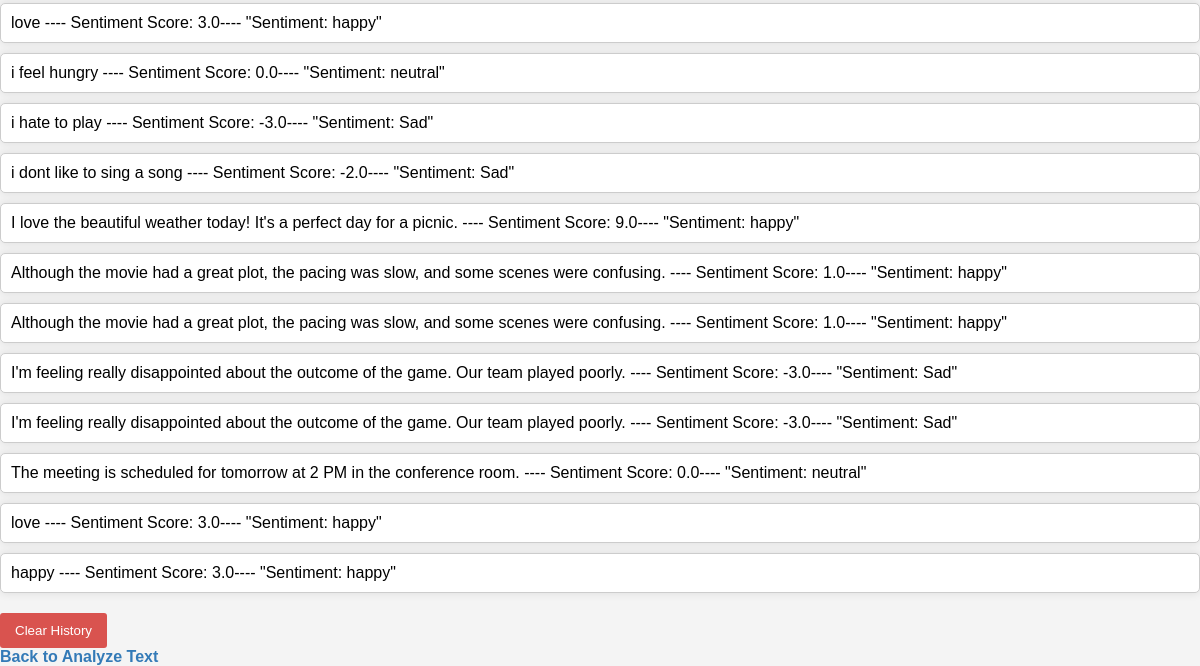
/sentiment/result/ (lower part), run on an earlier commit of the app's database.
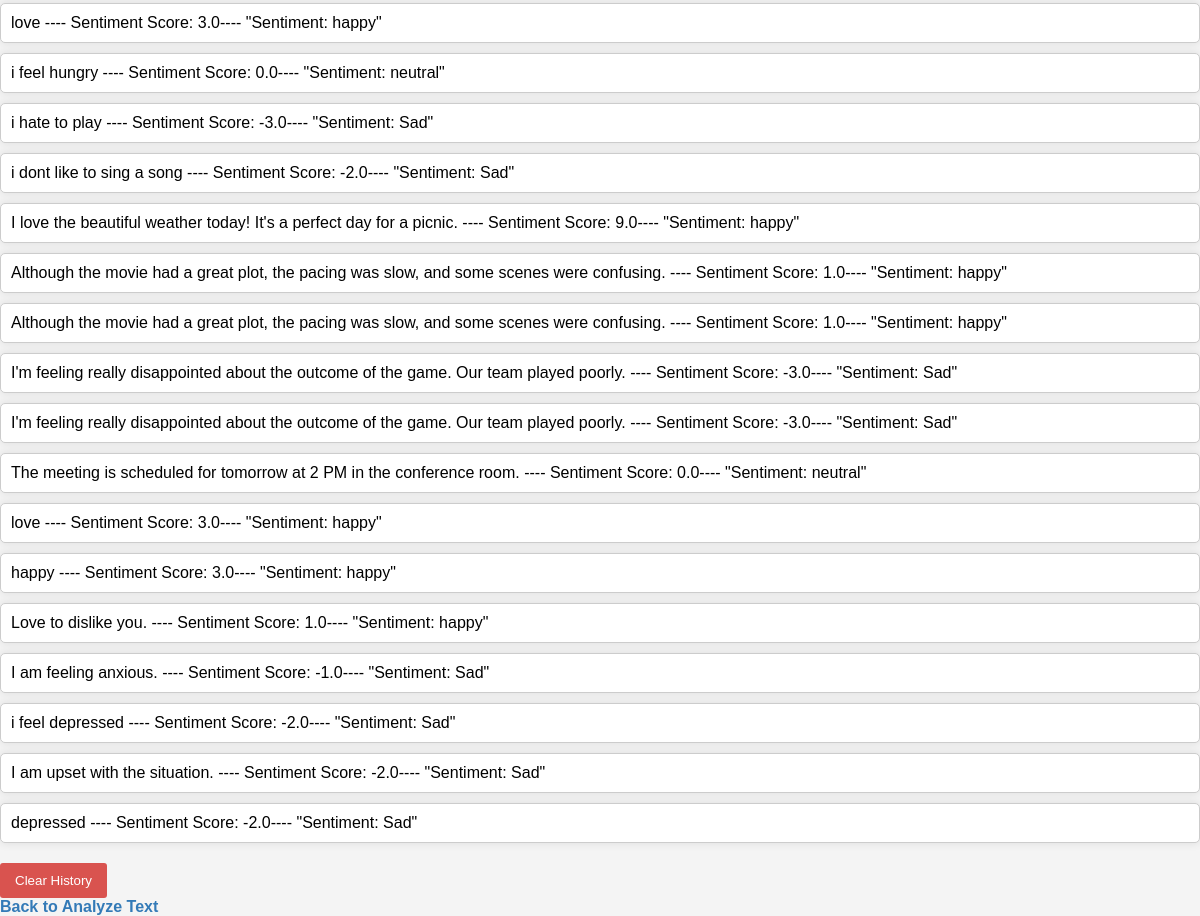
And on a later commit of the database.
### sentiment_analysis_app/models.py (models this page shows, shortened)
class AnalyzedText(models.Model):
    text = models.TextField()
    sentiment = models.FloatField(blank=True, null=True)
    class Meta:
        app_label = 'sentiment_analysis_app'

### sentiment_analysis_app/views.py (the view)
# urls.py: path('result/', result, name='result'),
def result(request):
    texts = AnalyzedText.objects.all()
    data = []
    for text in texts:
        if text.sentiment == 0:
            data.append({"sentimentDescription": "neutral", "sentiment": text.text, "score": text.sentiment})
        elif text.sentiment < 0:
            data.append({"sentimentDescription": "Sad", "sentiment": text.text, "score": text.sentiment})
        elif 0 < text.sentiment <= -2:
            data.append({"sentimentDescription": "depressed", "sentiment": text.text, "score": text.sentiment})
        else:
            data.append({"sentimentDescription": "happy", "sentiment": text.text, "score": text.sentiment})
    return render(request, 'result.html', {'texts': data})

### sentiment_analysis_app/templates/result.html (shortened to what this page needs)
<!DOCTYPE html>
<html lang="en">
<head>
</head>
<body>
    <div>
        <ul>
            {% for text in texts %}
                <li>{{ text.sentiment }} ---- Sentiment Score: {{ text.score }}---- "Sentiment: {{ text.sentimentDescription }}"</li>
            {% endfor %}
        </ul>
        <form method="post" action="{% url 'clear_history' %}">
            <input type="submit" value="Clear History">
        </form>
        <a href="{% url 'analyze_text' %}" id="backToAnalyzeText">Back to Analyze Text</a>
    </div>
</body>
</html>

What changed in the data, as far as the page shows it:
added AnalyzedText: sentiment "Love to dislike you.", score "1.0"
added AnalyzedText: sentiment "I am feeling anxious.", score "-1.0"
added AnalyzedText: sentiment "i feel depressed", score "-2.0"
added AnalyzedText: sentiment "I am upset with the situation.", score "-2.0"
added AnalyzedText: sentiment "depressed", score "-2.0"
Also different on the page:
new list line: "---- Sentiment Score: ---- \"Sentiment: happy \""
new list line: "---- Sentiment Score: ---- \"Sentiment: Sad \""
